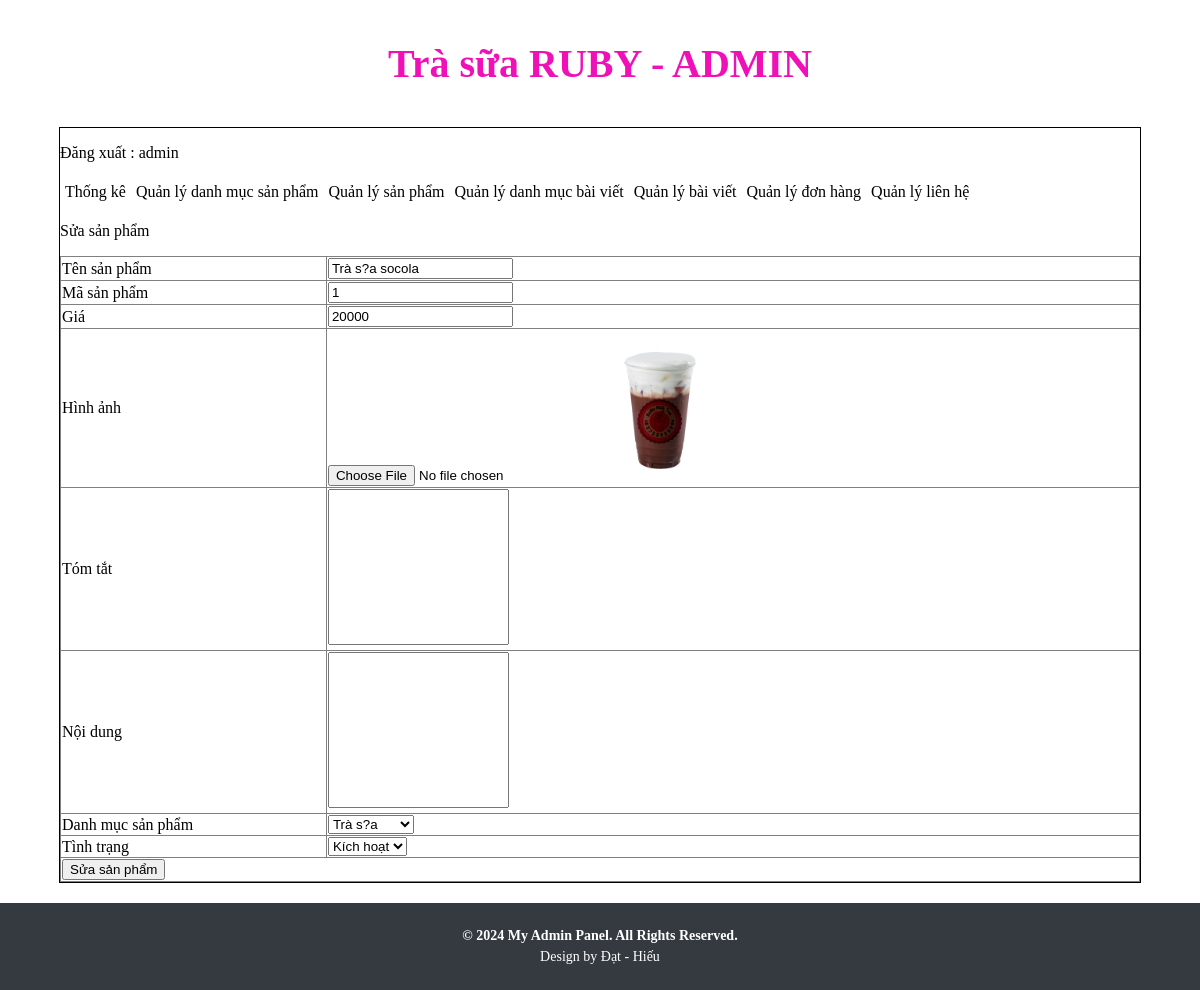
/admin/index.php?action=quanlysp&query=sua&idsanpham=48 (signed in), run on the app's committed database.
### tables this page shows
CREATE TABLE IF NOT EXISTS `tbl_sanpham` (
  `id_sanpham` int(11) NOT NULL AUTO_INCREMENT,
  `tensanpham` varchar(255) NOT NULL,
  `masp` varchar(100) NOT NULL,
  `giasp` varchar(50) NOT NULL,
  `hinhanh` varchar(50) NOT NULL,
  `tomtat` tinytext NOT NULL,
  `noidung` text NOT NULL,
  `tinhtrang` int(11) NOT NULL,
  `id_danhmuc` int(11) NOT NULL,
  PRIMARY KEY (`id_sanpham`)
);

### admin/modules/quanlysp/sua.php (the view, shortened to what this page needs)
<?php
    $sql_sua_sp = "SELECT * FROM tbl_sanpham WHERE id_sanpham='$_GET[idsanpham]' LIMIT 1";
    $query_sua_sp = mysqli_query($mysqli,$sql_sua_sp);
?>
<p>Sửa sản phẩm</p>
<table border="1" width="100%" style="border-collapse:collapse;">
<?php
  while($row = mysqli_fetch_array($query_sua_sp)) {
?>
    <form method="POST" action="modules/quanlysp/xuly.php?idsanpham=<?php echo $row['id_sanpham'] ?>" enctype="multipart/form-data">
  <tr>
    <td>Tên sản phẩm</td>
    <td><input type="text" value="<?php echo $row['tensanpham'] ?>" name="tensanpham" ></td>
  </tr>
  <tr>
    <td>Mã sản phẩm</td>
    <td><input type="text" value="<?php echo $row['masp'] ?>" name="masp" ></td>
  </tr>
  <tr>
    <td>Giá</td>
    <td><input type="text" value="<?php echo $row['giasp'] ?>" name="giasp" ></td>
  </tr>
  <tr>
    <td>Hình ảnh </td>
    <td>
      <input type="file" name="hinhanh" >
      <img src="modules/quanlysp/uploads/<?php echo $row['hinhanh'] ?>" width="150px">
  </td>
  </tr>
  <tr>
    <td>Tóm tắt </td>
    <td><textarea rows="10"  name="tomtat" style="resize: none"><?php  echo $row['tomtat'] ?></textarea></td>
  </tr>
  <tr>
    <td>Nội dung </td>
    <td><textarea rows="10" name="noidung" style="resize: none"><?php  echo $row['noidung'] ?></textarea></td>
  </tr>
  <tr>
    <td>Danh mục sản phẩm</td>
    <td>
        <select name="danhmuc">
          <?php
            $sql_danhmuc = "SELECT * FROM tbl_danhmuc ORDER BY id_danhmuc DESC";
            $query_danhmuc = mysqli_query($mysqli,$sql_danhmuc);
            while($row_danhmuc = mysqli_fetch_array($query_danhmuc)){
                if($row_danhmuc['id_danhmuc']==$row['id_danhmuc']) {
          ?>
          <option selected value="<?php echo $row_danhmuc['id_danhmuc'] ?>"><?php echo $row_danhmuc['tendanhmuc'] ?>
          </option>
            <?php
                }else{
            ?>
          <option value="<?php echo $row_danhmuc['id_danhmuc'] ?>"><?php echo $row_danhmuc['tendanhmuc'] ?></option>
          <?php
                }
          }
          ?>
        </select>
    </td>
  </tr>
  <tr>
    <td>Tình trạng</td>
    <td>
        <select name="tinhtrang">
            <?php
              if($row['tinhtrang']==1) {
            ?>
          <option value="1" selected>Kích hoạt</option>
          <?php
              }else {
              ?>
              <option value="1">Kích hoạt</option>
              <option value="0" selected>Ẩn</option>
              <?php
              }
              ?>
        </select>
    </td>
  </tr>
  <tr>
    <td colspan="2"><input type="submit" name="suasanpham" value="Sửa sản phẩm"></td>
  </tr>
  </form>
<?php
}
?>
</table>

### admin/css/style.css (style rules this page uses)
body { margin: 0; padding: 0; }

### data on the page
tbl_sanpham: tensanpham "Trà s?a socola", masp "1", giasp "20000", hinhanh (picture), tinhtrang "Kích hoạt"

### other printed values
$_SESSION['dangnhap'] "admin"
form field danhmuc "Trà s?a"
